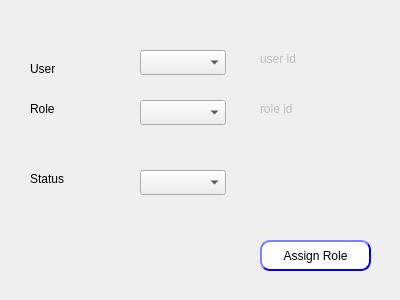
<?xml version="1.0" encoding="UTF-8"?>
<ui version="4.0">
 <class>Dialog</class>
 <widget class="QDialog" name="Dialog">
  <property name="geometry">
   <rect>
    <x>0</x>
    <y>0</y>
    <width>400</width>
    <height>300</height>
   </rect>
  </property>
  <property name="windowTitle">
   <string>Dialog</string>
  </property>
  <widget class="QLabel" name="LB_roleID">
   <property name="enabled">
    <bool>false</bool>
   </property>
   <property name="geometry">
    <rect>
     <x>260</x>
     <y>100</y>
     <width>141</width>
     <height>17</height>
    </rect>
   </property>
   <property name="frameShape">
    <enum>QFrame::NoFrame</enum>
   </property>
   <property name="text">
    <string>role id</string>
   </property>
  </widget>
  <widget class="QComboBox" name="CMB_userRoleStatus">
   <property name="geometry">
    <rect>
     <x>140</x>
     <y>170</y>
     <width>86</width>
     <height>25</height>
    </rect>
   </property>
  </widget>
  <widget class="QLabel" name="User">
   <property name="geometry">
    <rect>
     <x>30</x>
     <y>60</y>
     <width>67</width>
     <height>17</height>
    </rect>
   </property>
   <property name="text">
    <string>User</string>
   </property>
  </widget>
  <widget class="QLabel" name="label_3">
   <property name="geometry">
    <rect>
     <x>30</x>
     <y>170</y>
     <width>67</width>
     <height>17</height>
    </rect>
   </property>
   <property name="text">
    <string>Status</string>
   </property>
  </widget>
  <widget class="QPushButton" name="BTN_assignRole">
   <property name="geometry">
    <rect>
     <x>260</x>
     <y>240</y>
     <width>111</width>
     <height>31</height>
    </rect>
   </property>
   <property name="styleSheet">
    <string notr="true">QPushButton{
                                        background-color: white;
                                        border-style: outset;
                                        border-width: 2px;
                                        border-radius: 10px;
                                        border-color: blue;
                                        min-width: 6em;
                                        }
                                        QPushButton:hover {
                                        background: qradialgradient(
                                        cx: 0.3, cy: -0.4, fx: 0.3, fy: -0.4,
                                        radius: 1.35, stop: 0 #fff, stop: 1 #bbb
                                        );
                                        }
                                        QPushButton:pressed {
                                        border-style: inset;
                                        background: qradialgradient(
                                        cx: 0.4, cy: -0.1, fx: 0.4, fy: -0.1,
                                        radius: 1.35, stop: 0 #fff, stop: 1 #ddd
                                        );
                                        }
</string>
   </property>
   <property name="text">
    <string>Assign Role</string>
   </property>
  </widget>
  <widget class="QLabel" name="label_2">
   <property name="geometry">
    <rect>
     <x>30</x>
     <y>100</y>
     <width>67</width>
     <height>17</height>
    </rect>
   </property>
   <property name="text">
    <string>Role</string>
   </property>
  </widget>
  <widget class="QComboBox" name="CMB_roleName">
   <property name="geometry">
    <rect>
     <x>140</x>
     <y>100</y>
     <width>86</width>
     <height>25</height>
    </rect>
   </property>
  </widget>
  <widget class="QComboBox" name="CMB_userName">
   <property name="geometry">
    <rect>
     <x>140</x>
     <y>50</y>
     <width>86</width>
     <height>25</height>
    </rect>
   </property>
  </widget>
  <widget class="QLabel" name="LB_userID">
   <property name="enabled">
    <bool>false</bool>
   </property>
   <property name="geometry">
    <rect>
     <x>260</x>
     <y>50</y>
     <width>151</width>
     <height>17</height>
    </rect>
   </property>
   <property name="frameShape">
    <enum>QFrame::NoFrame</enum>
   </property>
   <property name="text">
    <string>user id</string>
   </property>
  </widget>
 </widget>
 <resources/>
 <connections/>
</ui>
